Frame 1 (no input): blank canvas, image omitted
Frame 60 (the mouse pressed at the canvas centre just before this capture): blank canvas, image omitted
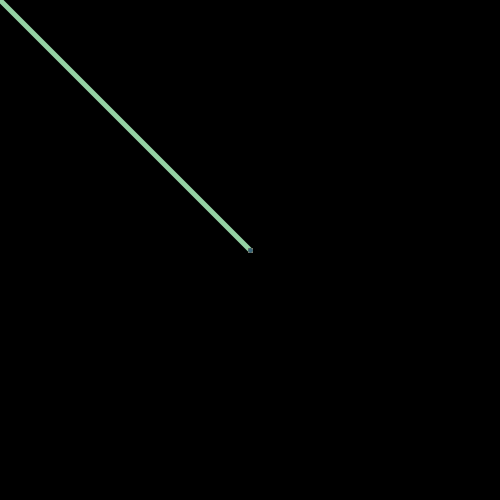
Frame 120 (the mouse held since frame 60 and released just before this capture)

The Processing sketch whose frames 1 and 60 were blank and that drew this single picture after the mouse press (run headless with seeded random() and noise(); from frame 60 on, the mouse is pressed at the canvas centre):

// Processing sketch: pmouseX
// ── pmouseX.pde
void setup()
{
  size(500,500);
  background(0);
  strokeWeight(5);
}

void draw()
{
  stroke(random(255),random(255),random(255));
  line(pmouseX,pmouseY,mouseX,mouseY);
}
